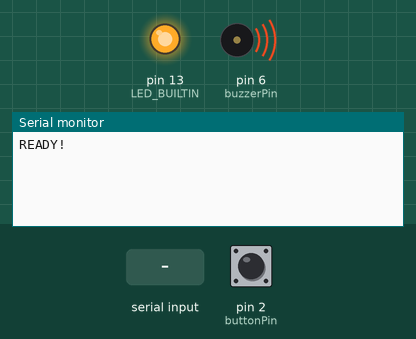
Recording of a sketch running on a simulated Arduino Uno, built with avr-gcc and run on an emulated ATmega328P. Parts: output pins drawn as LEDs (lit = HIGH), buzzer (waves = sounding), the last lines printed to the serial monitor. The inputs (shaded band) are chosen by the test bench; at power-on: pin 2 (buttonPin) HIGH.

Above: at 8.4 s.
8.5 s: pin 2 (buttonPin) pulled LOW for 0.2 s
At 11.5 s:
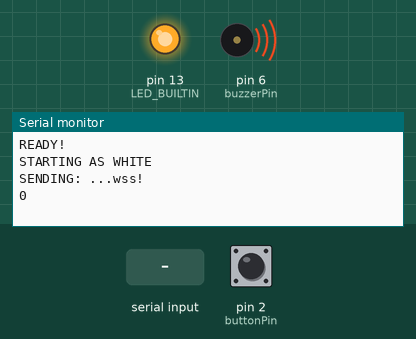
11.7 s: "ok" received over the second serial link
At 13.4 s:
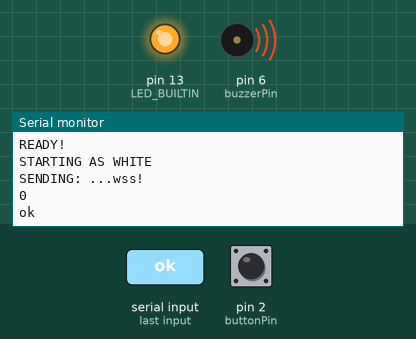

The sketch:

ChessCheat.ino
```cpp
#include <Wire.h>
#include <SoftwareSerial.h>

// Bluetooth UART
SoftwareSerial bluetooth(8, 4); //Rx,Tx

// Pins
#define buttonPin 2
#define buzzerPin 6

// Game logic
boolean startAsWhite = false;
String move;

// Settings
const int longWaitTime = 2000;
const int buzzerStrength = 200;

/* SETUP */
void setup() {

  // Turn on led
  pinMode(LED_BUILTIN, OUTPUT);
  digitalWrite(LED_BUILTIN, HIGH);

  // Setup buzzer
  pinMode(buzzerPin, OUTPUT);

  // Setup button
  pinMode(buttonPin, INPUT_PULLUP);
  delay(1000);

  // Read for starting position
  startAsWhite = digitalRead(buttonPin) == HIGH ? true : false;

  // Start UART
  Serial.begin(9600);
  bluetooth.begin(9600);

  // Let user know they can let go of button
  buzzShort();

  // Let bluetooth connection form
  Serial.println("READY!");
  delay(5000);
  buzzNumber(2);
  while (digitalRead(buttonPin) == LOW) {}
  while (digitalRead(buttonPin) == HIGH) {}

  // Notify the start
  buzzLong();
  delay(600);
  buzzNumber(startAsWhite ? 1 : 2);

  // Starting config
  if (startAsWhite) {
    Serial.println("STARTING AS WHITE");
    sendPacket("wss");
    move = receivePacket();
    buzzMove(move);

  } else {
    Serial.println("STARTING AS BLACK");
    sendPacket("bss");

  }

}

/* LOOP */
void loop() {

  // As long as the moves are valid
  boolean validMove = false;
  do {

    // Try to send move
    move = getMoveButton();
    sendPacket(move);

    // Get response
    String resp = receivePacket();

    if (resp == "ok") {
      validMove = true;
    } else {
      buzzBadMove();
    }

  } while (!validMove);


  // We get best move buzzed
  move = receivePacket();
  buzzMove(move);

}

/* Get the four presses for a move */
String getMoveButton() {

  // Get 4 data points
  int m1 = getButtonPressNum();
  int m2 = getButtonPressNum();
  int m3 = getButtonPressNum();
  int m4 = getButtonPressNum();

  // String to be returned
  String out = "";

  // Convert move to string
  out += char(m1 + 96);
  out += String(m2);
  out += char(m3 + 96);
  out += String(m4);

  // Return
  return out;

}

/* Blocks until consecutive clicks */
int getButtonPressNum() {

  // Wait for first presss
  while (digitalRead(buttonPin) == HIGH) {}

  // Vars
  int v = 0;
  long clickTime = 0;
  boolean pressed = false;
  boolean pressedBefore = false;

  // Main loop
  while (true) {

    // Check button state
    pressed = digitalRead(buttonPin) == HIGH ? false : true;

    // Check for click
    if (pressed && !pressedBefore) {
      clickTime = millis();
      v++;
    }

    // Check for phase swap/end
    if (millis() - clickTime > longWaitTime) {
      buzzShort();
      break;
    }

    // For click check
    pressedBefore = pressed;
    delay(100);

  }

  Serial.println(v);
  return v;

}


/* Buzz the given move */
void buzzMove(String move) {

  // Convert to numbers
  int m1 = move.charAt(0) - 96;
  int m2 = int(move.charAt(1)) - 48;
  int m3 = move.charAt(2) - 96;
  int m4 = int(move.charAt(3)) - 48;

  buzzNumber(m1);
  delay(2000);
  buzzNumber(m2);
  delay(2000);
  buzzNumber(m3);
  delay(2000);
  buzzNumber(m4);

}


/* Buzz one number */
void buzzNumber(int n) {

  for (int i = 0; i < n; i++) {

    // Buzz
    for (int j = 0; j < 30; j++) {
      analogWrite(buzzerPin, (j/30.0)*buzzerStrength);
      delay(10);
    }
    analogWrite(buzzerPin, 0);

    // Wait
    delay(400);

  }

}

/* Long buzz */
void buzzLong() {

  // Buzz
  for (int i = 0; i < 50; i++) {
    analogWrite(buzzerPin, (i/50.0)*buzzerStrength);
    delay(10);
  }
  analogWrite(buzzerPin, buzzerStrength);
  delay(500);
  analogWrite(buzzerPin, 0);

}

/* Short buzz */
void buzzShort() {

  // Buzz
  for (int i = 0; i < 20; i++) {
    analogWrite(buzzerPin, (i/20.0)*buzzerStrength);
    delay(10);
  }
  analogWrite(buzzerPin, 0);

}

/* Signify a mistake */
void buzzBadMove() {

  // Buzz
  buzzShort();
  delay(110);
  buzzShort();
  delay(110);
  buzzShort();
  delay(110);
  buzzShort();
  delay(110);
  buzzShort();
  delay(110);
  buzzShort();

}


/* Send bluetooth packet to device */
void sendPacket(String data) {

  String out = "...";
  out = out + data;
  out = out + "!";

  bluetooth.print(out);

  // Debug
  Serial.print("SENDING: "); Serial.println(out);

}

/* Receive a packet */
String receivePacket() {

  // Empty buffer
  while (bluetooth.available() > 0) { bluetooth.read(); delay(2); }
  Serial.println(bluetooth.available());

  // Wait for data
  while (bluetooth.available() == 0) {}
  delay(400);

  // Vars
  boolean read_done = false;
  String out = "";

  // Main loop
  while (bluetooth.available() > 0) {

    char c = bluetooth.read();

    Serial.print(c);

    if (c == '!') {
      read_done = true;
      break;
    } else {
      out = out + c;
    }

  }

  // Empty buffer
  while (bluetooth.available() > 0) { bluetooth.read(); delay(2); }

  // Packet data lost
  if (!read_done) { return ""; }

  Serial.print("GOT: "); Serial.println(out);

  // Return good packet
  out.replace(".", "");
  return out;
}
```

Measured:
- after the input at 8.5 s, the serial monitor: prints a new line after 2.3 s (image 1)
- after the input at 11.7 s, the serial monitor: prints a new line after 0.40 s (image 2)
